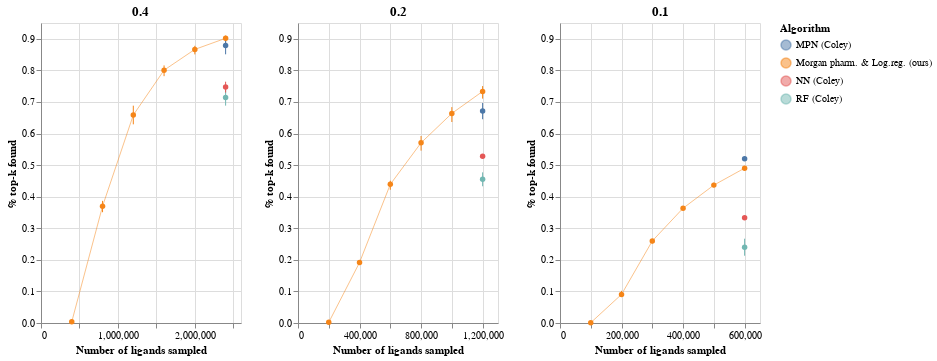

Source (notebook cell):
### Code cell
chs[0]
sup = chs[0] |  chs[1] | chs[2]
sup
#sup.save('../figures/ampC_reconstruction.html') #using 0.05

### Figure 1 — Vega-Lite specification as saved in the notebook (floating-point values rounded to 4 significant figures)
{"config": {"view": {"continuousWidth": 400, "continuousHeight": 300}}, "hconcat": [{"layer": [{"mark": {"type": "errorbar", "extent": "ci"}, "encoding": {"color": {"type": "nominal", "field": "Algorithm"}, "x": {"type": "quantitative", "field": "N ligands explored", "scale": {"domain": [0, 2410000]}, "title": "Number of ligands sampled"}, "y": {"type": "quantitative", "field": "% top-k found", "scale": {"domain": [0, 0.95]}}}}, {"mark": {"type": "point", "color": "black", "filled": true}, "encoding": {"color": {"type": "nominal", "field": "Algorithm"}, "x": {"type": "quantitative", "field": "N ligands explored"}, "y": {"type": "quantitative", "aggregate": "mean", "field": "% top-k found", "scale": {"domain": [0, 0.95]}}}}, {"mark": {"type": "line", "color": "black", "opacity": 0.5, "size": 1}, "encoding": {"color": {"type": "nominal", "field": "Algorithm"}, "x": {"type": "quantitative", "field": "N ligands explored"}, "y": {"type": "quantitative", "aggregate": "mean", "field": "% top-k found", "scale": {"domain": [0, 0.95]}}}}], "data": {"name": "data-69f5ad225702dcd6770ee3714b521b20"}, "title": "0.4", "width": 200}, {"layer": [{"mark": {"type": "errorbar", "extent": "ci"}, "encoding": {"color": {"type": "nominal", "field": "Algorithm"}, "x": {"type": "quantitative", "field": "N ligands explored", "scale": {"domain": [0, 1210000]}, "title": "Number of ligands sampled"}, "y": {"type": "quantitative", "field": "% top-k found", "scale": {"domain": [0, 0.95]}}}}, {"mark": {"type": "point", "color": "black", "filled": true}, "encoding": {"color": {"type": "nominal", "field": "Algorithm"}, "x": {"type": "quantitative", "field": "N ligands explored"}, "y": {"type": "quantitative", "aggregate": "mean", "field": "% top-k found", "scale": {"domain": [0, 0.95]}}}}, {"mark": {"type": "line", "color": "black", "opacity": 0.5, "size": 1}, "encoding": {"color": {"type": "nominal", "field": "Algorithm"}, "x": {"type": "quantitative", "field": "N ligands explored"}, "y": {"type": "quantitative", "aggregate": "mean", "field": "% top-k found", "scale": {"domain": [0, 0.95]}}}}], "data": {"name": "data-60dc1958aa1398fd67536a8f5be03131"}, "title": "0.2", "width": 200}, {"layer": [{"mark": {"type": "errorbar", "extent": "ci"}, "encoding": {"color": {"type": "nominal", "field": "Algorithm"}, "x": {"type": "quantitative", "field": "N ligands explored", "scale": {"domain": [0, 610000]}, "title": "Number of ligands sampled"}, "y": {"type": "quantitative", "field": "% top-k found", "scale": {"domain": [0, 0.95]}}}}, {"mark": {"type": "point", "color": "black", "filled": true}, "encoding": {"color": {"type": "nominal", "field": "Algorithm"}, "x": {"type": "quantitative", "field": "N ligands explored"}, "y": {"type": "quantitative", "aggregate": "mean", "field": "% top-k found", "scale": {"domain": [0, 0.95]}}}}, {"mark": {"type": "line", "color": "black", "opacity": 0.5, "size": 1}, "encoding": {"color": {"type": "nominal", "field": "Algorithm"}, "x": {"type": "quantitative", "field": "N ligands explored"}, "y": {"type": "quantitative", "aggregate": "mean", "field": "% top-k found", "scale": {"domain": [0, 0.95]}}}}], "data": {"name": "data-44213e103d04ec10e454faa0a8c2a25e"}, "title": "0.1", "width": 200}], "$schema": "https://vega.github.io/schema/vega-lite/v4.8.1.json", "datasets": {"data-69f5ad225702dcd6770ee3714b521b20": [{"Unnamed: 0": 0.0, "Algorithm": "Morgan pharm. & Log.reg. (ours)", "Training size": 400000, "N ligands explored": 400000, "% top-k found": 0.0044}, {"Unnamed: 0": 1.0, "Algorithm": "Morgan pharm. & Log.reg. (ours)", "Training size": 400000, "N ligands explored": 800000, "% top-k found": 0.3715}, {"Unnamed: 0": 2.0, "Algorithm": "Morgan pharm. & Log.reg. (ours)", "Training size": 400000, "N ligands explored": 1200000, "% top-k found": 0.6586}, {"Unnamed: 0": 3.0, "Algorithm": "Morgan pharm. & Log.reg. (ours)", "Training size": 400000, "N ligands explored": 1600000, "% top-k found": 0.8045}, {"Unnamed: 0": 4.0, "Algorithm": "Morgan pharm. & Log.reg. (ours)", "Training size": 400000, "N ligands explored": 2000000, "% top-k found": 0.8708}, {"Unnamed: 0": 5.0, "Algorithm": "Morgan pharm. & Log.reg. (ours)", "Training size": 400000, "N ligands explored": 2400000, "% top-k found": 0.9089}, {"Unnamed: 0": 18.0, "Algorithm": "Morgan pharm. & Log.reg. (ours)", "Training size": 400000, "N ligands explored": 400000, "% top-k found": 0.00398}, {"Unnamed: 0": 19.0, "Algorithm": "Morgan pharm. & Log.reg. (ours)", "Training size": 400000, "N ligands explored": 800000, "% top-k found": 0.3508}, {"Unnamed: 0": 20.0, "Algorithm": "Morgan pharm. & Log.reg. (ours)", "Training size": 400000, "N ligands explored": 1200000, "% top-k found": 0.6291}, {"Unnamed: 0": 21.0, "Algorithm": "Morgan pharm. & Log.reg. (ours)", "Training size": 400000, "N ligands explored": 1600000, "% top-k found": 0.7816}, {"Unnamed: 0": 22.0, "Algorithm": "Morgan pharm. & Log.reg. (ours)", "Training size": 400000, "N ligands explored": 2000000, "% top-k found": 0.8506}, {"Unnamed: 0": 23.0, "Algorithm": "Morgan pharm. & Log.reg. (ours)", "Training size": 400000, "N ligands explored": 2400000, "% top-k found": 0.8857}, {"Unnamed: 0": 36.0, "Algorithm": "Morgan pharm. & Log.reg. (ours)", "Training size": 400000, "N ligands explored": 400000, "% top-k found": 0.0038}, {"Unnamed: 0": 37.0, "Algorithm": "Morgan pharm. & Log.reg. (ours)", "Training size": 400000, "N ligands explored": 800000, "% top-k found": 0.3868}, {"Unnamed: 0": 38.0, "Algorithm": "Morgan pharm. & Log.reg. (ours)", "Training size": 400000, "N ligands explored": 1200000, "% top-k found": 0.6882}, {"Unnamed: 0": 39.0, "Algorithm": "Morgan pharm. & Log.reg. (ours)", "Training size": 400000, "N ligands explored": 1600000, "% top-k found": 0.8156}, {"Unnamed: 0": 40.0, "Algorithm": "Morgan pharm. & Log.reg. (ours)", "Training size": 400000, "N ligands explored": 2000000, "% top-k found": 0.8778}, {"Unnamed: 0": 41.0, "Algorithm": "Morgan pharm. & Log.reg. (ours)", "Training size": 400000, "N ligands explored": 2400000, "% top-k found": 0.9102}, {"Unnamed: 0": null, "Algorithm": "RF (Coley)", "Training size": 400000, "N ligands explored": 2400000, "% top-k found": 0.6883}, {"Unnamed: 0": null, "Algorithm": "RF (Coley)", "Training size": 400000, "N ligands explored": 2400000, "% top-k found": 0.714}, {"Unnamed: 0": null, "Algorithm": "RF (Coley)", "Training size": 400000, "N ligands explored": 2400000, "% top-k found": 0.7397}, {"Unnamed: 0": null, "Algorithm": "NN (Coley)", "Training size": 400000, "N ligands explored": 2400000, "% top-k found": 0.7299}, {"Unnamed: 0": null, "Algorithm": "NN (Coley)", "Training size": 400000, "N ligands explored": 2400000, "% top-k found": 0.747}, {"Unnamed: 0": null, "Algorithm": "NN (Coley)", "Training size": 400000, "N ligands explored": 2400000, "% top-k found": 0.7641}, {"Unnamed: 0": null, "Algorithm": "MPN (Coley)", "Training size": 400000, "N ligands explored": 2400000, "% top-k found": 0.8508}, {"Unnamed: 0": null, "Algorithm": "MPN (Coley)", "Training size": 400000, "N ligands explored": 2400000, "% top-k found": 0.879}, {"Unnamed: 0": null, "Algorithm": "MPN (Coley)", "Training size": 400000, "N ligands explored": 2400000, "% top-k found": 0.9072}], "data-60dc1958aa1398fd67536a8f5be03131": [{"Unnamed: 0": 6.0, "Algorithm": "Morgan pharm. & Log.reg. (ours)", "Training size": 200000, "N ligands explored": 200000, "% top-k found": 0.00192}, {"Unnamed: 0": 7.0, "Algorithm": "Morgan pharm. & Log.reg. (ours)", "Training size": 200000, "N ligands explored": 400000, "% top-k found": 0.185}, {"Unnamed: 0": 8.0, "Algorithm": "Morgan pharm. & Log.reg. (ours)", "Training size": 200000, "N ligands explored": 600000, "% top-k found": 0.4505}, {"Unnamed: 0": 9.0, "Algorithm": "Morgan pharm. & Log.reg. (ours)", "Training size": 200000, "N ligands explored": 800000, "% top-k found": 0.5921}, {"Unnamed: 0": 10.0, "Algorithm": "Morgan pharm. & Log.reg. (ours)", "Training size": 200000, "N ligands explored": 1000000, "% top-k found": 0.6837}, {"Unnamed: 0": 11.0, "Algorithm": "Morgan pharm. & Log.reg. (ours)", "Training size": 200000, "N ligands explored": 1200000, "% top-k found": 0.7395}, {"Unnamed: 0": 24.0, "Algorithm": "Morgan pharm. & Log.reg. (ours)", "Training size": 200000, "N ligands explored": 200000, "% top-k found": 0.00226}, {"Unnamed: 0": 25.0, "Algorithm": "Morgan pharm. & Log.reg. (ours)", "Training size": 200000, "N ligands explored": 400000, "% top-k found": 0.1974}, {"Unnamed: 0": 26.0, "Algorithm": "Morgan pharm. & Log.reg. (ours)", "Training size": 200000, "N ligands explored": 600000, "% top-k found": 0.4218}, {"Unnamed: 0": 27.0, "Algorithm": "Morgan pharm. & Log.reg. (ours)", "Training size": 200000, "N ligands explored": 800000, "% top-k found": 0.5458}, {"Unnamed: 0": 28.0, "Algorithm": "Morgan pharm. & Log.reg. (ours)", "Training size": 200000, "N ligands explored": 1000000, "% top-k found": 0.6365}, {"Unnamed: 0": 29.0, "Algorithm": "Morgan pharm. & Log.reg. (ours)", "Training size": 200000, "N ligands explored": 1200000, "% top-k found": 0.7105}, {"Unnamed: 0": 42.0, "Algorithm": "Morgan pharm. & Log.reg. (ours)", "Training size": 200000, "N ligands explored": 200000, "% top-k found": 0.00214}, {"Unnamed: 0": 43.0, "Algorithm": "Morgan pharm. & Log.reg. (ours)", "Training size": 200000, "N ligands explored": 400000, "% top-k found": 0.1921}, {"Unnamed: 0": 44.0, "Algorithm": "Morgan pharm. & Log.reg. (ours)", "Training size": 200000, "N ligands explored": 600000, "% top-k found": 0.4448}, {"Unnamed: 0": 45.0, "Algorithm": "Morgan pharm. & Log.reg. (ours)", "Training size": 200000, "N ligands explored": 800000, "% top-k found": 0.574}, {"Unnamed: 0": 46.0, "Algorithm": "Morgan pharm. & Log.reg. (ours)", "Training size": 200000, "N ligands explored": 1000000, "% top-k found": 0.6711}, {"Unnamed: 0": 47.0, "Algorithm": "Morgan pharm. & Log.reg. (ours)", "Training size": 200000, "N ligands explored": 1200000, "% top-k found": 0.7502}, {"Unnamed: 0": null, "Algorithm": "RF (Coley)", "Training size": 200000, "N ligands explored": 1200000, "% top-k found": 0.433}, {"Unnamed: 0": null, "Algorithm": "RF (Coley)", "Training size": 200000, "N ligands explored": 1200000, "% top-k found": 0.455}, {"Unnamed: 0": null, "Algorithm": "RF (Coley)", "Training size": 200000, "N ligands explored": 1200000, "% top-k found": 0.477}, {"Unnamed: 0": null, "Algorithm": "NN (Coley)", "Training size": 200000, "N ligands explored": 1200000, "% top-k found": 0.5219}, {"Unnamed: 0": null, "Algorithm": "NN (Coley)", "Training size": 200000, "N ligands explored": 1200000, "% top-k found": 0.528}, {"Unnamed: 0": null, "Algorithm": "NN (Coley)", "Training size": 200000, "N ligands explored": 1200000, "% top-k found": 0.5341}, {"Unnamed: 0": null, "Algorithm": "MPN (Coley)", "Training size": 200000, "N ligands explored": 1200000, "% top-k found": 0.6453}, {"Unnamed: 0": null, "Algorithm": "MPN (Coley)", "Training size": 200000, "N ligands explored": 1200000, "% top-k found": 0.671}, {"Unnamed: 0": null, "Algorithm": "MPN (Coley)", "Training size": 200000, "N ligands explored": 1200000, "% top-k found": 0.6967}], "data-44213e103d04ec10e454faa0a8c2a25e": [{"Unnamed: 0": 12.0, "Algorithm": "Morgan pharm. & Log.reg. (ours)", "Training size": 100000, "N ligands explored": 100000, "% top-k found": 0.00086}, {"Unnamed: 0": 13.0, "Algorithm": "Morgan pharm. & Log.reg. (ours)", "Training size": 100000, "N ligands explored": 200000, "% top-k found": 0.08844}, {"Unnamed: 0": 14.0, "Algorithm": "Morgan pharm. & Log.reg. (ours)", "Training size": 100000, "N ligands explored": 300000, "% top-k found": 0.2621}, {"Unnamed: 0": 15.0, "Algorithm": "Morgan pharm. & Log.reg. (ours)", "Training size": 100000, "N ligands explored": 400000, "% top-k found": 0.3681}, {"Unnamed: 0": 16.0, "Algorithm": "Morgan pharm. & Log.reg. (ours)", "Training size": 100000, "N ligands explored": 500000, "% top-k found": 0.4443}, {"Unnamed: 0": 17.0, "Algorithm": "Morgan pharm. & Log.reg. (ours)", "Training size": 100000, "N ligands explored": 600000, "% top-k found": 0.4973}, {"Unnamed: 0": 30.0, "Algorithm": "Morgan pharm. & Log.reg. (ours)", "Training size": 100000, "N ligands explored": 100000, "% top-k found": 0.00114}, {"Unnamed: 0": 31.0, "Algorithm": "Morgan pharm. & Log.reg. (ours)", "Training size": 100000, "N ligands explored": 200000, "% top-k found": 0.1018}, {"Unnamed: 0": 32.0, "Algorithm": "Morgan pharm. & Log.reg. (ours)", "Training size": 100000, "N ligands explored": 300000, "% top-k found": 0.2656}, {"Unnamed: 0": 33.0, "Algorithm": "Morgan pharm. & Log.reg. (ours)", "Training size": 100000, "N ligands explored": 400000, "% top-k found": 0.3635}, {"Unnamed: 0": 34.0, "Algorithm": "Morgan pharm. & Log.reg. (ours)", "Training size": 100000, "N ligands explored": 500000, "% top-k found": 0.4358}, {"Unnamed: 0": 35.0, "Algorithm": "Morgan pharm. & Log.reg. (ours)", "Training size": 100000, "N ligands explored": 600000, "% top-k found": 0.4898}, {"Unnamed: 0": 48.0, "Algorithm": "Morgan pharm. & Log.reg. (ours)", "Training size": 100000, "N ligands explored": 100000, "% top-k found": 0.00098}, {"Unnamed: 0": 49.0, "Algorithm": "Morgan pharm. & Log.reg. (ours)", "Training size": 100000, "N ligands explored": 200000, "% top-k found": 0.08158}, {"Unnamed: 0": 50.0, "Algorithm": "Morgan pharm. & Log.reg. (ours)", "Training size": 100000, "N ligands explored": 300000, "% top-k found": 0.2517}, {"Unnamed: 0": 51.0, "Algorithm": "Morgan pharm. & Log.reg. (ours)", "Training size": 100000, "N ligands explored": 400000, "% top-k found": 0.3588}, {"Unnamed: 0": 52.0, "Algorithm": "Morgan pharm. & Log.reg. (ours)", "Training size": 100000, "N ligands explored": 500000, "% top-k found": 0.4298}, {"Unnamed: 0": 53.0, "Algorithm": "Morgan pharm. & Log.reg. (ours)", "Training size": 100000, "N ligands explored": 600000, "% top-k found": 0.484}, {"Unnamed: 0": null, "Algorithm": "RF (Coley)", "Training size": 100000, "N ligands explored": 600000, "% top-k found": 0.2131}, {"Unnamed: 0": null, "Algorithm": "RF (Coley)", "Training size": 100000, "N ligands explored": 600000, "% top-k found": 0.24}, {"Unnamed: 0": null, "Algorithm": "RF (Coley)", "Training size": 100000, "N ligands explored": 600000, "% top-k found": 0.2669}, {"Unnamed: 0": null, "Algorithm": "NN (Coley)", "Training size": 100000, "N ligands explored": 600000, "% top-k found": 0.3293}, {"Unnamed: 0": null, "Algorithm": "NN (Coley)", "Training size": 100000, "N ligands explored": 600000, "% top-k found": 0.333}, {"Unnamed: 0": null, "Algorithm": "NN (Coley)", "Training size": 100000, "N ligands explored": 600000, "% top-k found": 0.3367}, {"Unnamed: 0": null, "Algorithm": "MPN (Coley)", "Training size": 100000, "N ligands explored": 600000, "% top-k found": 0.5139}, {"Unnamed: 0": null, "Algorithm": "MPN (Coley)", "Training size": 100000, "N ligands explored": 600000, "% top-k found": 0.52}, {"Unnamed: 0": null, "Algorithm": "MPN (Coley)", "Training size": 100000, "N ligands explored": 600000, "% top-k found": 0.5261}]}}
